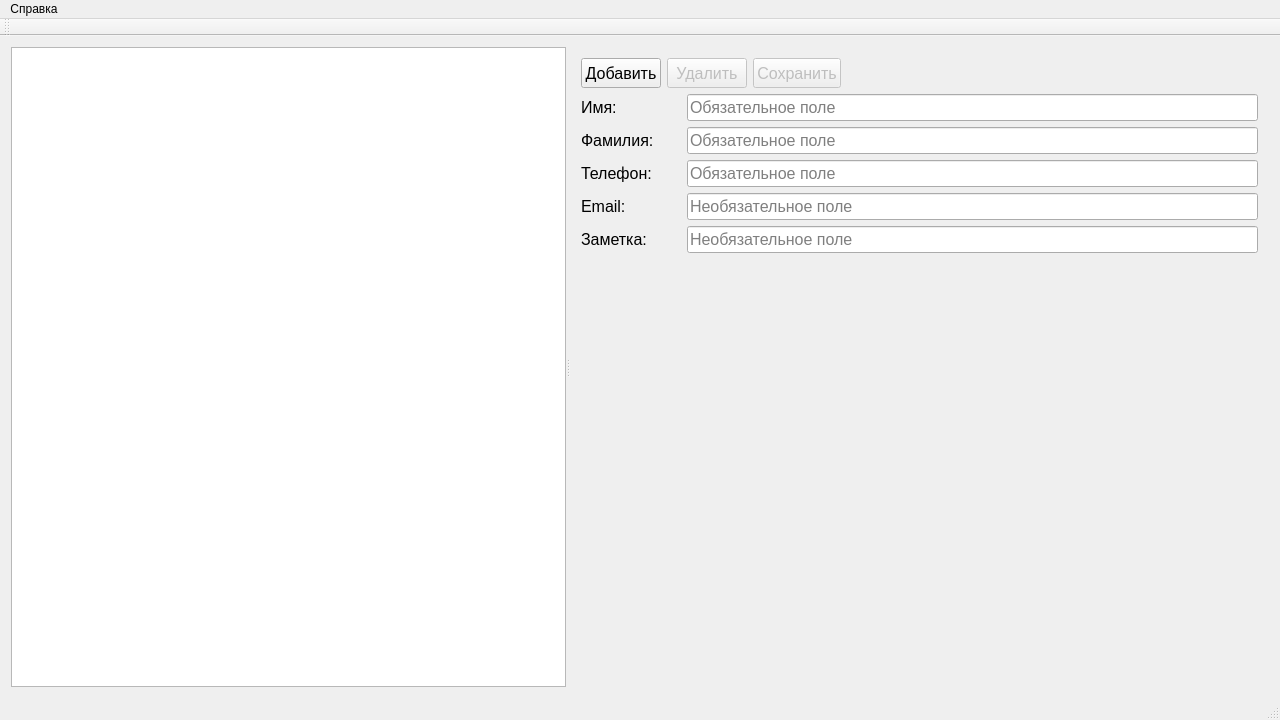
<?xml version="1.0" encoding="UTF-8"?>
<ui version="4.0">
 <class>MainWindow</class>
 <widget class="QMainWindow" name="MainWindow">
  <property name="geometry">
   <rect>
    <x>0</x>
    <y>0</y>
    <width>1280</width>
    <height>720</height>
   </rect>
  </property>
  <property name="minimumSize">
   <size>
    <width>20</width>
    <height>0</height>
   </size>
  </property>
  <property name="windowTitle">
   <string>Список контактов</string>
  </property>
  <widget class="QWidget" name="centralWidget">
   <layout class="QGridLayout" name="gridLayout">
    <item row="0" column="0">
     <widget class="QSplitter" name="splitter">
      <property name="orientation">
       <enum>Qt::Horizontal</enum>
      </property>
      <widget class="QListView" name="contactList">
       <property name="minimumSize">
        <size>
         <width>300</width>
         <height>0</height>
        </size>
       </property>
      </widget>
      <widget class="QWidget" name="widget" native="true">
       <layout class="QGridLayout" name="gridLayout_2">
        <item row="0" column="0">
         <layout class="QVBoxLayout" name="verticalLayout">
          <item>
           <layout class="QHBoxLayout" name="horizontalLayout">
            <item>
             <widget class="QPushButton" name="m_addBtn">
              <property name="minimumSize">
               <size>
                <width>0</width>
                <height>30</height>
               </size>
              </property>
              <property name="font">
               <font>
                <pointsize>12</pointsize>
               </font>
              </property>
              <property name="text">
               <string>Добавить</string>
              </property>
             </widget>
            </item>
            <item>
             <widget class="QPushButton" name="m_deleteBtn">
              <property name="enabled">
               <bool>false</bool>
              </property>
              <property name="minimumSize">
               <size>
                <width>0</width>
                <height>30</height>
               </size>
              </property>
              <property name="font">
               <font>
                <pointsize>12</pointsize>
               </font>
              </property>
              <property name="text">
               <string>Удалить</string>
              </property>
             </widget>
            </item>
            <item>
             <widget class="QPushButton" name="m_saveBtn">
              <property name="enabled">
               <bool>false</bool>
              </property>
              <property name="minimumSize">
               <size>
                <width>0</width>
                <height>30</height>
               </size>
              </property>
              <property name="font">
               <font>
                <pointsize>12</pointsize>
               </font>
              </property>
              <property name="text">
               <string>Сохранить</string>
              </property>
             </widget>
            </item>
            <item>
             <spacer name="horizontalSpacer">
              <property name="orientation">
               <enum>Qt::Horizontal</enum>
              </property>
              <property name="sizeHint" stdset="0">
               <size>
                <width>40</width>
                <height>20</height>
               </size>
              </property>
             </spacer>
            </item>
           </layout>
          </item>
          <item>
           <layout class="QHBoxLayout" name="horizontalLayout_2">
            <item>
             <widget class="QLabel" name="label">
              <property name="minimumSize">
               <size>
                <width>100</width>
                <height>0</height>
               </size>
              </property>
              <property name="font">
               <font>
                <pointsize>12</pointsize>
               </font>
              </property>
              <property name="text">
               <string>Имя:</string>
              </property>
             </widget>
            </item>
            <item>
             <widget class="QLineEdit" name="m_nameEdit">
              <property name="font">
               <font>
                <pointsize>12</pointsize>
               </font>
              </property>
              <property name="placeholderText">
               <string>Обязательное поле</string>
              </property>
             </widget>
            </item>
           </layout>
          </item>
          <item>
           <layout class="QHBoxLayout" name="horizontalLayout_3">
            <item>
             <widget class="QLabel" name="label_2">
              <property name="minimumSize">
               <size>
                <width>100</width>
                <height>0</height>
               </size>
              </property>
              <property name="font">
               <font>
                <pointsize>12</pointsize>
               </font>
              </property>
              <property name="text">
               <string>Фамилия: </string>
              </property>
             </widget>
            </item>
            <item>
             <widget class="QLineEdit" name="m_surnameEdit">
              <property name="font">
               <font>
                <pointsize>12</pointsize>
               </font>
              </property>
              <property name="placeholderText">
               <string>Обязательное поле</string>
              </property>
             </widget>
            </item>
           </layout>
          </item>
          <item>
           <layout class="QHBoxLayout" name="horizontalLayout_4">
            <item>
             <widget class="QLabel" name="label_3">
              <property name="minimumSize">
               <size>
                <width>100</width>
                <height>0</height>
               </size>
              </property>
              <property name="font">
               <font>
                <pointsize>12</pointsize>
               </font>
              </property>
              <property name="text">
               <string>Телефон:</string>
              </property>
             </widget>
            </item>
            <item>
             <widget class="QLineEdit" name="m_phoneEdit">
              <property name="font">
               <font>
                <pointsize>12</pointsize>
               </font>
              </property>
              <property name="placeholderText">
               <string>Обязательное поле</string>
              </property>
             </widget>
            </item>
           </layout>
          </item>
          <item>
           <layout class="QHBoxLayout" name="horizontalLayout_5">
            <item>
             <widget class="QLabel" name="label_4">
              <property name="minimumSize">
               <size>
                <width>100</width>
                <height>0</height>
               </size>
              </property>
              <property name="font">
               <font>
                <pointsize>12</pointsize>
               </font>
              </property>
              <property name="text">
               <string>Email:</string>
              </property>
             </widget>
            </item>
            <item>
             <widget class="QLineEdit" name="m_emailEdit">
              <property name="font">
               <font>
                <pointsize>12</pointsize>
               </font>
              </property>
              <property name="placeholderText">
               <string>Необязательное поле</string>
              </property>
             </widget>
            </item>
           </layout>
          </item>
          <item>
           <layout class="QHBoxLayout" name="horizontalLayout_6">
            <item>
             <widget class="QLabel" name="label_5">
              <property name="minimumSize">
               <size>
                <width>100</width>
                <height>0</height>
               </size>
              </property>
              <property name="font">
               <font>
                <pointsize>12</pointsize>
               </font>
              </property>
              <property name="text">
               <string>Заметка: </string>
              </property>
             </widget>
            </item>
            <item>
             <widget class="QLineEdit" name="m_noteEdit">
              <property name="font">
               <font>
                <pointsize>12</pointsize>
               </font>
              </property>
              <property name="placeholderText">
               <string>Необязательное поле</string>
              </property>
             </widget>
            </item>
           </layout>
          </item>
         </layout>
        </item>
        <item row="1" column="0">
         <spacer name="verticalSpacer">
          <property name="orientation">
           <enum>Qt::Vertical</enum>
          </property>
          <property name="sizeHint" stdset="0">
           <size>
            <width>20</width>
            <height>40</height>
           </size>
          </property>
         </spacer>
        </item>
       </layout>
      </widget>
     </widget>
    </item>
   </layout>
  </widget>
  <widget class="QMenuBar" name="menuBar">
   <property name="geometry">
    <rect>
     <x>0</x>
     <y>0</y>
     <width>1280</width>
     <height>20</height>
    </rect>
   </property>
   <widget class="QMenu" name="menu">
    <property name="title">
     <string>Справка</string>
    </property>
    <addaction name="action"/>
   </widget>
   <addaction name="menu"/>
  </widget>
  <widget class="QToolBar" name="mainToolBar">
   <attribute name="toolBarArea">
    <enum>TopToolBarArea</enum>
   </attribute>
   <attribute name="toolBarBreak">
    <bool>false</bool>
   </attribute>
  </widget>
  <widget class="QStatusBar" name="statusBar"/>
  <action name="action">
   <property name="text">
    <string>О программе</string>
   </property>
  </action>
 </widget>
 <layoutdefault spacing="6" margin="11"/>
 <resources/>
 <connections/>
</ui>
